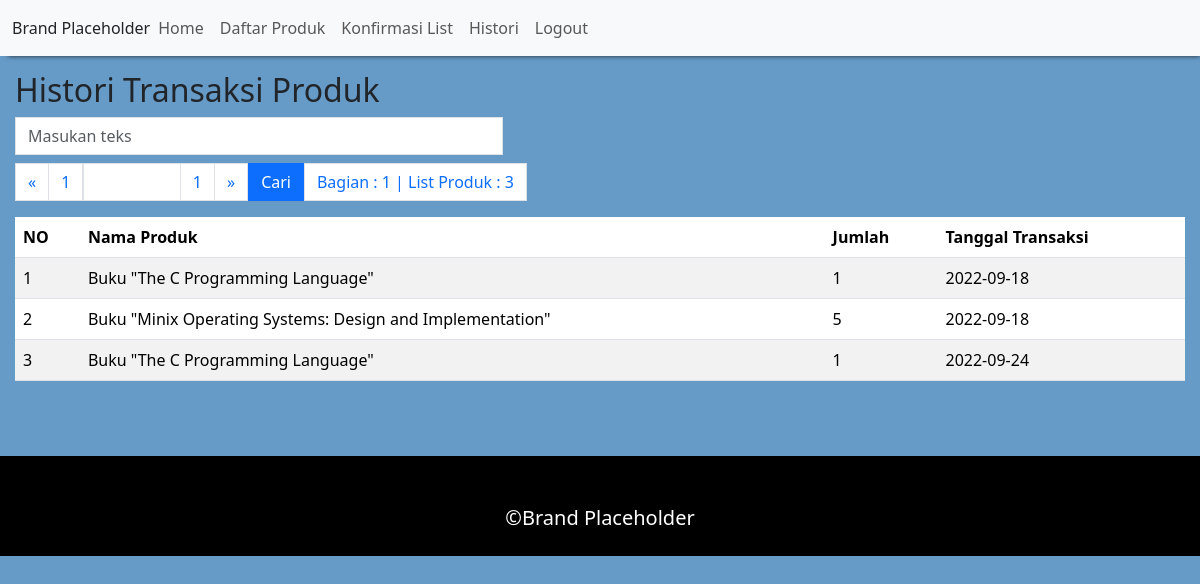
The app's page /user/data/histori.php (signed in) with its own data.
### tables this page shows
CREATE TABLE `history` (
  `id_history` int(11) NOT NULL,
  `id_pembeli` int(11) NOT NULL,
  `id_produk` int(11) NOT NULL,
  `nama_pembeli` varchar(255) NOT NULL,
  `nama_produk` varchar(255) NOT NULL,
  `jumlah` int(11) NOT NULL,
  `tanggal` date NOT NULL
);

### user/data/histori.php (the view, shortened to what this page needs)
<?php
include "../lib/header.php";
include "../../lib/database.php";
?>
<div style="margin:15px;">
    <h2>Histori Transaksi Produk</h2>
    <?php
    $limit_show = 4;
    $search = @$_GET["search_bar"];
    $search_filter = "%$search%";
    include "../../lib/search_bar.php"
    ?>
    <table class="table table-hover table-striped">
        <thead>
            <th>NO</th>
            <th>Nama Produk</th>
            <th>Jumlah</th>
            <th>Tanggal Transaksi</th>
        </thead>
        <tbody>
            <?php
            $result = $mysqli->prepare('SELECT * FROM history WHERE id_pembeli = ? AND nama_produk LIKE ? OR tanggal LIKE ? limit ?, ?');
            $result->bind_param('sssss', $_SESSION["id_user"], $search_filter, $search_filter, $start, $akhir);
            $result->execute();
            $result = $result->get_result();
            $number = 0;
            while ($dt_history = $result->fetch_assoc()) {
                $number++;
            ?>
                <tr>
                    <td><?= ($number) ?></td>
                    <td><?= $dt_history['nama_produk'] ?></td>
                    <td><?= $dt_history['jumlah'] ?></td>
                    <td><?= $dt_history['tanggal'] ?></td>
                </tr>
            <?php
            } ?>
        </tbody>
    </table>
</div>
<?php
include "../../lib/footer.php";
?>

### records on screen
history: nama_produk "Buku \"The C Programming Language\"", jumlah "1", tanggal "2022-09-18"
history: nama_produk "Buku \"Minix Operating Systems: Design and Implementation\"", jumlah "5", tanggal "2022-09-18"
history: nama_produk "Buku \"The C Programming Language\"", jumlah "1", tanggal "2022-09-24"

### other values on screen
$page_next "1"
$bagian "1"
$total_list "3"
